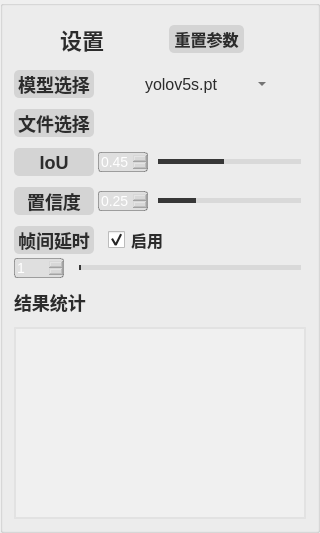
          <widget class="QGroupBox" name="setting">
           <property name="minimumSize">
            <size>
             <width>320</width>
             <height>0</height>
            </size>
           </property>
           <property name="maximumSize">
            <size>
             <width>320</width>
             <height>16777215</height>
            </size>
           </property>
           <property name="styleSheet">
            <string notr="true">#setting{
	background-color: rgba(138, 138, 138, 255);
}
</string>
           </property>
           <property name="title">
            <string/>
           </property>
           <layout class="QVBoxLayout" name="verticalLayout_8">
            <property name="spacing">
             <number>11</number>
            </property>
            <item>
             <widget class="QGroupBox" name="groupBox_2">
              <property name="minimumSize">
               <size>
                <width>0</width>
                <height>42</height>
               </size>
              </property>
              <property name="maximumSize">
               <size>
                <width>16777215</width>
                <height>42</height>
               </size>
              </property>
              <property name="styleSheet">
               <string notr="true">#groupBox_2{
border: 0px solid #42adff;
border-radius:0px;}</string>
              </property>
              <property name="title">
               <string/>
              </property>
              <layout class="QHBoxLayout" name="horizontalLayout_35">
               <property name="leftMargin">
                <number>2</number>
               </property>
               <property name="topMargin">
                <number>0</number>
               </property>
               <property name="rightMargin">
                <number>0</number>
               </property>
               <property name="bottomMargin">
                <number>0</number>
               </property>
               <item>
                <widget class="QLabel" name="label">
                 <property name="minimumSize">
                  <size>
                   <width>35</width>
                   <height>35</height>
                  </size>
                 </property>
                 <property name="styleSheet">
                  <string notr="true">image: url(:/img/icon/setting.png);</string>
                 </property>
                 <property name="text">
                  <string/>
                 </property>
                 <property name="alignment">
                  <set>Qt::AlignCenter</set>
                 </property>
                </widget>
               </item>
               <item>
                <widget class="QLabel" name="label_title">
                 <property name="minimumSize">
                  <size>
                   <width>0</width>
                   <height>0</height>
                  </size>
                 </property>
                 <property name="maximumSize">
                  <size>
                   <width>16777215</width>
                   <height>40</height>
                  </size>
                 </property>
                 <property name="styleSheet">
                  <string notr="true">QLabel
{
	font-size: 22px;
	font-family: &quot;Microsoft YaHei&quot;;
	font-weight: bold;
 	border-radius:9px;
	background:rgba(66, 195, 255, 0);
	color: rgb(44, 44, 44);
}
</string>
                 </property>
                 <property name="text">
                  <string>设置</string>
                 </property>
                </widget>
               </item>
               <item>
                <spacer name="horizontalSpacer_13">
                 <property name="orientation">
                  <enum>Qt::Horizontal</enum>
                 </property>
                 <property name="sizeHint" stdset="0">
                  <size>
                   <width>40</width>
                   <height>20</height>
                  </size>
                 </property>
                </spacer>
               </item>
               <item>
                <widget class="QPushButton" name="resetButton">
                 <property name="minimumSize">
                  <size>
                   <width>75</width>
                   <height>28</height>
                  </size>
                 </property>
                 <property name="styleSheet">
                  <string notr="true">QPushButton {
	font-size: 16px;
	font-family: &quot;Microsoft YaHei&quot;;
	font-weight: bold;
 	border-radius:5px;
	background:rgba(205, 205, 205, 200);
	color: rgb(44, 44, 44);
}
QPushButton::hover {
	border-style: solid;
	border-width: 0px;
	border-radius: 5px;
	background-color: rgba(205, 205, 205, 100);
}</string>
                 </property>
                 <property name="text">
                  <string>重置参数</string>
                 </property>
                </widget>
               </item>
               <item>
                <spacer name="horizontalSpacer_4">
                 <property name="orientation">
                  <enum>Qt::Horizontal</enum>
                 </property>
                 <property name="sizeHint" stdset="0">
                  <size>
                   <width>40</width>
                   <height>20</height>
                  </size>
                 </property>
                </spacer>
               </item>
              </layout>
             </widget>
            </item>
            <item>
             <layout class="QHBoxLayout" name="model_select">
              <item>
               <widget class="QLabel" name="label_model_select">
                <property name="minimumSize">
                 <size>
                  <width>80</width>
                  <height>28</height>
                 </size>
                </property>
                <property name="maximumSize">
                 <size>
                  <width>80</width>
                  <height>16777215</height>
                 </size>
                </property>
                <property name="styleSheet">
                 <string notr="true">QLabel
{
	font-size: 18px;
	font-family: &quot;Microsoft YaHei&quot;;
	font-weight: bold;
 	border-radius:5px;
	background:rgba(205, 205, 205, 200);
	color: rgb(44, 44, 44);
}
</string>
                </property>
                <property name="text">
                 <string>模型选择</string>
                </property>
                <property name="alignment">
                 <set>Qt::AlignCenter</set>
                </property>
               </widget>
              </item>
              <item>
               <spacer name="horizontalSpacer_2">
                <property name="orientation">
                 <enum>Qt::Horizontal</enum>
                </property>
                <property name="sizeHint" stdset="0">
                 <size>
                  <width>40</width>
                  <height>20</height>
                 </size>
                </property>
               </spacer>
              </item>
              <item>
               <layout class="QHBoxLayout" name="Layout_comboBox">
                <item>
                 <widget class="QComboBox" name="comboBox">
                  <property name="sizePolicy">
                   <sizepolicy hsizetype="Preferred" vsizetype="Fixed">
                    <horstretch>0</horstretch>
                    <verstretch>0</verstretch>
                   </sizepolicy>
                  </property>
                  <property name="minimumSize">
                   <size>
                    <width>130</width>
                    <height>28</height>
                   </size>
                  </property>
                  <property name="maximumSize">
                   <size>
                    <width>16777215</width>
                    <height>28</height>
                   </size>
                  </property>
                  <property name="layoutDirection">
                   <enum>Qt::LeftToRight</enum>
                  </property>
                  <property name="autoFillBackground">
                   <bool>false</bool>
                  </property>
                  <property name="styleSheet">
                   <string notr="true">QComboBox QAbstractItemView {
	font-family: &quot;Microsoft YaHei&quot;;
	font-size: 16px;
	background:rgba(200, 200, 200,150);
	selection-background-color: rgba(200, 200, 200,50);
	color: rgb(44, 44, 44);
	outline:none;
	border:none;
}
QComboBox{
	font-family: &quot;Microsoft YaHei&quot;;
	font-size: 16px;
	color: rgb(44, 44, 44);
	border-width:0px;
	border-color:white;
	border-style:solid;
	background-color: rgba(205, 205, 205, 0);
}

QComboBox::drop-down {
	margin-top:5;
	right:10px;
	height:20;
	background:rgba(255,255,255,0);
	border-image: url(:/img/icon/bottom.png);
}

</string>
                  </property>
                  <property name="editable">
                   <bool>false</bool>
                  </property>
                  <property name="currentText">
                   <string>yolov5s.pt</string>
                  </property>
                  <property name="sizeAdjustPolicy">
                   <enum>QComboBox::AdjustToContentsOnFirstShow</enum>
                  </property>
                  <property name="iconSize">
                   <size>
                    <width>20</width>
                    <height>20</height>
                   </size>
                  </property>
                  <property name="duplicatesEnabled">
                   <bool>false</bool>
                  </property>
                  <property name="frame">
                   <bool>true</bool>
                  </property>
                  <item>
                   <property name="text">
                    <string>yolov5s.pt</string>
                   </property>
                  </item>
                  <item>
                   <property name="text">
                    <string>yolov5m.pt</string>
                   </property>
                  </item>
                  <item>
                   <property name="text">
                    <string>yolov5l.pt</string>
                   </property>
                  </item>
                  <item>
                   <property name="text">
                    <string>yolov5x.pt</string>
                   </property>
                  </item>
                 </widget>
                </item>
               </layout>
              </item>
              <item>
               <spacer name="horizontalSpacer_3">
                <property name="orientation">
                 <enum>Qt::Horizontal</enum>
                </property>
                <property name="sizeHint" stdset="0">
                 <size>
                  <width>40</width>
                  <height>20</height>
                 </size>
                </property>
               </spacer>
              </item>
             </layout>
            </item>
            <item>
             <layout class="QHBoxLayout" name="file_select">
              <item>
               <widget class="QLabel" name="label_fileSelect">
                <property name="minimumSize">
                 <size>
                  <width>80</width>
                  <height>28</height>
                 </size>
                </property>
                <property name="maximumSize">
                 <size>
                  <width>80</width>
                  <height>16777215</height>
                 </size>
                </property>
                <property name="styleSheet">
                 <string notr="true">QLabel
{
	font-size: 18px;
	font-family: &quot;Microsoft YaHei&quot;;
	font-weight: bold;
 	border-radius:5px;
	background:rgba(205, 205, 205, 200);
	color: rgb(44, 44, 44);
}
</string>
                </property>
                <property name="text">
                 <string>文件选择</string>
                </property>
                <property name="alignment">
                 <set>Qt::AlignCenter</set>
                </property>
               </widget>
              </item>
              <item>
               <layout class="QHBoxLayout" name="Layout_fileButton">
                <item>
                 <widget class="QPushButton" name="fileButton">
                  <property name="minimumSize">
                   <size>
                    <width>55</width>
                    <height>28</height>
                   </size>
                  </property>
                  <property name="maximumSize">
                   <size>
                    <width>16777215</width>
                    <height>28</height>
                   </size>
                  </property>
                  <property name="toolTip">
                   <string>文件</string>
                  </property>
                  <property name="styleSheet">
                   <string notr="true">QPushButton{font-family: &quot;Microsoft YaHei&quot;;
font-size: 14px;
font-weight: bold;
color:white;
text-align: center center;
padding-left: 5px;
padding-right: 5px;
padding-top: 4px;
padding-bottom: 4px;
border-style: solid;
border-width: 0px;
border-color: rgba(255, 255, 255, 255);
border-radius: 3px;
background-color: rgba(200, 200, 200,0);}

QPushButton:focus{outline: none;}

QPushButton::pressed{font-family: &quot;Microsoft YaHei&quot;;
                     font-size: 14px;
                     font-weight: bold;
                     color:rgb(200,200,200);
                     text-align: center center;
                     padding-left: 5px;
                     padding-right: 5px;
                     padding-top: 4px;
                     padding-bottom: 4px;
                     border-style: solid;
                     border-width: 0px;
                     border-color: rgba(255, 255, 255, 255);
                     border-radius: 3px;
                     background-color:  #bf513b;}

QPushButton::disabled{font-family: &quot;Microsoft YaHei&quot;;
                     font-size: 14px;
                     font-weight: bold;
                     color:rgb(200,200,200);
                     text-align: center center;
                     padding-left: 5px;
                     padding-right: 5px;
                     padding-top: 4px;
                     padding-bottom: 4px;
                     border-style: solid;
                     border-width: 0px;
                     border-color: rgba(255, 255, 255, 255);
                     border-radius: 3px;
                     background-color:  #bf513b;}
QPushButton::hover {
border-style: solid;
border-width: 0px;
border-radius: 0px;
background-color: rgba(48,148,243,80);}</string>
                  </property>
                  <property name="text">
                   <string/>
                  </property>
                  <property name="icon">
                   <iconset resource="../apprcc.qrc">
                    <normaloff>:/img/icon/file.png</normaloff>:/img/icon/file.png</iconset>
                  </property>
                 </widget>
                </item>
               </layout>
              </item>
             </layout>
            </item>
            <item>
             <layout class="QHBoxLayout" name="IoU">
              <property name="spacing">
               <number>4</number>
              </property>
              <item>
               <widget class="QLabel" name="label_IoU">
                <property name="minimumSize">
                 <size>
                  <width>80</width>
                  <height>28</height>
                 </size>
                </property>
                <property name="maximumSize">
                 <size>
                  <width>80</width>
                  <height>16777215</height>
                 </size>
                </property>
                <property name="styleSheet">
                 <string notr="true">QLabel
{
	font-size: 18px;
	font-family: &quot;Microsoft YaHei&quot;;
	font-weight: bold;
 	border-radius:5px;
	background:rgba(205, 205, 205, 200);
	color: rgb(44, 44, 44);
}
</string>
                </property>
                <property name="text">
                 <string>IoU</string>
                </property>
                <property name="alignment">
                 <set>Qt::AlignCenter</set>
                </property>
               </widget>
              </item>
              <item>
               <layout class="QHBoxLayout" name="Layout_IoU">
                <property name="spacing">
                 <number>5</number>
                </property>
                <item>
                 <widget class="QDoubleSpinBox" name="iouSpinBox">
                  <property name="minimumSize">
                   <size>
                    <width>50</width>
                    <height>0</height>
                   </size>
                  </property>
                  <property name="maximumSize">
                   <size>
                    <width>50</width>
                    <height>16777215</height>
                   </size>
                  </property>
                  <property name="autoFillBackground">
                   <bool>false</bool>
                  </property>
                  <property name="styleSheet">
                   <string notr="true">QDoubleSpinBox{
	background:rgba(205, 205, 205, 100);
	color:white;
	font-size: 14px;
	font-family: &quot;Microsoft YaHei UI&quot;;
	border-style: solid;
	border-width: 1px;
	border-color: rgba(44, 44, 44,100);
	border-radius: 3px;
}

QDoubleSpinBox::down-button{
	background:rgba(205, 205, 205, 0);
	border-image: url(:/img/icon/arrow-down.png);
}
QDoubleSpinBox::down-button::hover{
	background:rgba(205, 205, 205, 100);	
	border-image: url(:/img/icon/arrow-down.png);
}

QDoubleSpinBox::up-button{
	background:rgba(205, 205, 205, 0);
	border-image: url(:/img/icon/arrow-up.png);
}
QDoubleSpinBox::up-button::hover{
     background:rgba(205, 205, 205, 100);
     border-image: url(:/img/icon/arrow-up.png);
}
</string>
                  </property>
                  <property name="maximum">
                   <double>1.000000000000000</double>
                  </property>
                  <property name="singleStep">
                   <double>0.010000000000000</double>
                  </property>
                  <property name="value">
                   <double>0.450000000000000</double>
                  </property>
                 </widget>
                </item>
                <item>
                 <widget class="QSlider" name="iouSlider">
                  <property name="styleSheet">
                   <string notr="true">QSlider{
border-color: #bcbcbc;
color:#d9d9d9;
}
QSlider::groove:horizontal {                                
     border: 1px solid #999999;                             
     height: 3px;                                           
    margin: 0px 0;                                         
     left: 5px; right: 5px; 
 }
QSlider::handle:horizontal {                               
     border: 0px ; 
     border-image: url(:/img/icon/dot.png);
	 width:12px;
	 margin: -5px -5px -5px -5px;                  
} 
QSlider::add-page:horizontal{
background: qlineargradient(spread:pad, x1:0, y1:1, x2:0, y2:0, stop:0 #d9d9d9, stop:0.25 #d9d9d9, stop:0.5 #d9d9d9, stop:1 #d9d9d9); 

}
QSlider::sub-page:horizontal{                               
 background: qlineargradient(spread:pad, x1:0, y1:1, x2:0, y2:0, stop:0 #373737, stop:0.25 #373737, stop:0.5 #373737, stop:1 #373737);                     
}</string>
                  </property>
                  <property name="maximum">
                   <number>100</number>
                  </property>
                  <property name="value">
                   <number>45</number>
                  </property>
                  <property name="orientation">
                   <enum>Qt::Horizontal</enum>
                  </property>
                 </widget>
                </item>
               </layout>
              </item>
             </layout>
            </item>
            <item>
             <layout class="QHBoxLayout" name="confidence">
              <property name="spacing">
               <number>4</number>
              </property>
              <item>
               <widget class="QLabel" name="label_conf">
                <property name="minimumSize">
                 <size>
                  <width>80</width>
                  <height>28</height>
                 </size>
                </property>
                <property name="styleSheet">
                 <string notr="true">QLabel
{
	font-size: 18px;
	font-family: &quot;Microsoft YaHei&quot;;
	font-weight: bold;
 	border-radius:5px;
	background:rgba(205, 205, 205, 200);
	color: rgb(44, 44, 44);
}
</string>
                </property>
                <property name="text">
                 <string>置信度</string>
                </property>
                <property name="alignment">
                 <set>Qt::AlignCenter</set>
                </property>
               </widget>
              </item>
              <item>
               <layout class="QHBoxLayout" name="Layout_confidence">
                <property name="spacing">
                 <number>5</number>
                </property>
                <item>
                 <widget class="QDoubleSpinBox" name="confSpinBox">
                  <property name="minimumSize">
                   <size>
                    <width>50</width>
                    <height>0</height>
                   </size>
                  </property>
                  <property name="maximumSize">
                   <size>
                    <width>50</width>
                    <height>16777215</height>
                   </size>
                  </property>
                  <property name="focusPolicy">
                   <enum>Qt::ClickFocus</enum>
                  </property>
                  <property name="styleSheet">
                   <string notr="true">QDoubleSpinBox{
	background:rgba(205, 205, 205, 100);
	color:white;
	font-size: 14px;
	font-family: &quot;Microsoft YaHei UI&quot;;
	border-style: solid;
	border-width: 1px;
	border-color: rgba(44, 44, 44,100);
	border-radius: 3px;
}

QDoubleSpinBox::down-button{
	background:rgba(205, 205, 205, 0);
	border-image: url(:/img/icon/arrow-down.png);
}
QDoubleSpinBox::down-button::hover{
	background:rgba(205, 205, 205, 100);
	border-image: url(:/img/icon/arrow-down.png);
}

QDoubleSpinBox::up-button{
	background:rgba(205, 205, 205, 0);
	border-image: url(:/img/icon/arrow-up.png);
}
QDoubleSpinBox::up-button::hover{
	background:rgba(205, 205, 205, 100);
	border-image: url(:/img/icon/arrow-up.png);}
</string>
                  </property>
                  <property name="maximum">
                   <double>1.000000000000000</double>
                  </property>
                  <property name="singleStep">
                   <double>0.010000000000000</double>
                  </property>
                  <property name="value">
                   <double>0.250000000000000</double>
                  </property>
                 </widget>
                </item>
                <item>
                 <widget class="QSlider" name="confSlider">
                  <property name="styleSheet">
                   <string notr="true">QSlider{
border-color: #bcbcbc;
color:#d9d9d9;
}
QSlider::groove:horizontal {                                
     border: 1px solid #999999;                             
     height: 3px;                                           
    margin: 0px 0;                                         
     left: 5px; right: 5px; 
 }
QSlider::handle:horizontal {                               
     border: 0px ; 
     border-image: url(:/img/icon/dot.png);
	 width:12px;
	 margin: -5px -5px -5px -5px;                  
} 
QSlider::add-page:horizontal{
background: qlineargradient(spread:pad, x1:0, y1:1, x2:0, y2:0, stop:0 #d9d9d9, stop:0.25 #d9d9d9, stop:0.5 #d9d9d9, stop:1 #d9d9d9); 

}
QSlider::sub-page:horizontal{                               
background: qlineargradient(spread:pad, x1:0, y1:1, x2:0, y2:0, stop:0 #373737, stop:0.25 #373737, stop:0.5 #373737, stop:1 #373737);                     
}</string>
                  </property>
                  <property name="maximum">
                   <number>100</number>
                  </property>
                  <property name="value">
                   <number>25</number>
                  </property>
                  <property name="orientation">
                   <enum>Qt::Horizontal</enum>
                  </property>
                  <property name="tickPosition">
                   <enum>QSlider::NoTicks</enum>
                  </property>
                 </widget>
                </item>
               </layout>
              </item>
             </layout>
            </item>
            <item>
             <layout class="QVBoxLayout" name="delay">
              <property name="spacing">
               <number>4</number>
              </property>
              <item>
               <layout class="QHBoxLayout" name="layout_setting">
                <item>
                 <widget class="QLabel" name="label_8">
                  <property name="minimumSize">
                   <size>
                    <width>80</width>
                    <height>28</height>
                   </size>
                  </property>
                  <property name="maximumSize">
                   <size>
                    <width>80</width>
                    <height>16777215</height>
                   </size>
                  </property>
                  <property name="styleSheet">
                   <string notr="true">QLabel
{
	font-size: 18px;
	font-family: &quot;Microsoft YaHei&quot;;
	font-weight: bold;
 	border-radius:5px;
	background:rgba(205, 205, 205, 200);
	color: rgb(44, 44, 44);
}
</string>
                  </property>
                  <property name="text">
                   <string>帧间延时</string>
                  </property>
                  <property name="alignment">
                   <set>Qt::AlignCenter</set>
                  </property>
                 </widget>
                </item>
                <item>
                 <widget class="QCheckBox" name="checkBox">
                  <property name="styleSheet">
                   <string notr="true">
QCheckBox{
	font-size: 16px;
	font-family: &quot;Microsoft YaHei&quot;;
	font-weight: bold;
	color: rgb(44, 44, 44);
}

QCheckBox::indicator{
	width: 17px;
	height: 17px;
	left:10px

}
QCheckBox::indicator:unchecked {
    image: url(:/img/icon/button-off.png);
}

QCheckBox::indicator:checked {
    image: url(:/img/icon/button-on.png);
}
</string>
                  </property>
                  <property name="text">
                   <string>启用</string>
                  </property>
                  <property name="checked">
                   <bool>true</bool>
                  </property>
                 </widget>
                </item>
               </layout>
              </item>
              <item>
               <layout class="QHBoxLayout" name="layout_slide">
                <property name="spacing">
                 <number>5</number>
                </property>
                <item>
                 <widget class="QSpinBox" name="rateSpinBox">
                  <property name="minimumSize">
                   <size>
                    <width>50</width>
                    <height>0</height>
                   </size>
                  </property>
                  <property name="maximumSize">
                   <size>
                    <width>50</width>
                    <height>16777215</height>
                   </size>
                  </property>
                  <property name="focusPolicy">
                   <enum>Qt::ClickFocus</enum>
                  </property>
                  <property name="styleSheet">
                   <string notr="true">QSpinBox{
	background:rgba(205, 205, 205, 100);
	color:white;
	font-size: 14px;
	font-family: &quot;Microsoft YaHei UI&quot;;
	border-style: solid;
	border-width: 1px;
	border-color: rgba(44, 44, 44,100);
	border-radius: 3px;
}

QSpinBox::down-button{
	background:rgba(205, 205, 205, 0);
	border-image: url(:/img/icon/arrow-down.png);
}
QDoubleSpinBox::down-button::hover{
	background:rgba(205, 205, 205, 100);
	border-image: url(:/img/icon/arrow-down.png);
}
QSpinBox::up-button{
	background:rgba(205, 205, 205, 0);
	border-image: url(:/img/icon/arrow-up.png);
}
QSpinBox::up-button::hover{
	background:rgba(205, 205, 205, 100);
	border-image: url(:/img/icon/arrow-up.png);
}
</string>
                  </property>
                  <property name="minimum">
                   <number>1</number>
                  </property>
                  <property name="maximum">
                   <number>20</number>
                  </property>
                  <property name="singleStep">
                   <number>1</number>
                  </property>
                  <property name="value">
                   <number>1</number>
                  </property>
                 </widget>
                </item>
                <item>
                 <widget class="QSlider" name="rateSlider">
                  <property name="styleSheet">
                   <string notr="true">QSlider{
	border-color: #bcbcbc;
	color:#d9d9d9;
}
QSlider::groove:horizontal {                                
	border: 1px solid #999999;                             
	height: 3px;                                           
    margin: 0px 0;                                         
	left: 10px; right: 5px; 
}
QSlider::handle:horizontal {                               
	border: 0px ; 
	border-image: url(:/img/icon/dot.png);
	width:12px;
	margin: -5px -5px -5px -5px;                  
} 
QSlider::add-page:horizontal{
background: qlineargradient(spread:pad, x1:0, y1:1, x2:0, y2:0, stop:0 #d9d9d9, stop:0.25 #d9d9d9, stop:0.5 #d9d9d9, stop:1 #d9d9d9); 

}
QSlider::sub-page:horizontal{                               
 background: qlineargradient(spread:pad, x1:0, y1:1, x2:0, y2:0, stop:0 #373737, stop:0.25 #373737, stop:0.5 #373737, stop:1 #373737);                     
}</string>
                  </property>
                  <property name="minimum">
                   <number>1</number>
                  </property>
                  <property name="maximum">
                   <number>20</number>
                  </property>
                  <property name="singleStep">
                   <number>1</number>
                  </property>
                  <property name="pageStep">
                   <number>1</number>
                  </property>
                  <property name="value">
                   <number>1</number>
                  </property>
                  <property name="orientation">
                   <enum>Qt::Horizontal</enum>
                  </property>
                  <property name="tickPosition">
                   <enum>QSlider::NoTicks</enum>
                  </property>
                 </widget>
                </item>
               </layout>
              </item>
             </layout>
            </item>
            <item>
             <layout class="QGridLayout" name="result_box">
              <item row="1" column="0">
               <widget class="QListWidget" name="resultWidget">
                <property name="styleSheet">
                 <string notr="true">QListWidget{
	background-color: rgba(255, 255, 255, 50);
	border: 2px solid rgba(205, 205, 205,100);
	border-radius:0px;
	font-family: &quot;Microsoft YaHei&quot;;
	font-size: 16px;
	color: rgb(44, 44, 44);
}
</string>
                </property>
               </widget>
              </item>
              <item row="0" column="0">
               <widget class="QLabel" name="label_result">
                <property name="styleSheet">
                 <string notr="true">QLabel
{
	font-size: 18px;
	font-family: &quot;Microsoft YaHei&quot;;
	font-weight: bold;
	border-radius:9px;
	color: rgb(44, 44, 44);
}
</string>
                </property>
                <property name="text">
                 <string>结果统计</string>
                </property>
               </widget>
              </item>
             </layout>
            </item>
           </layout>
          </widget>
